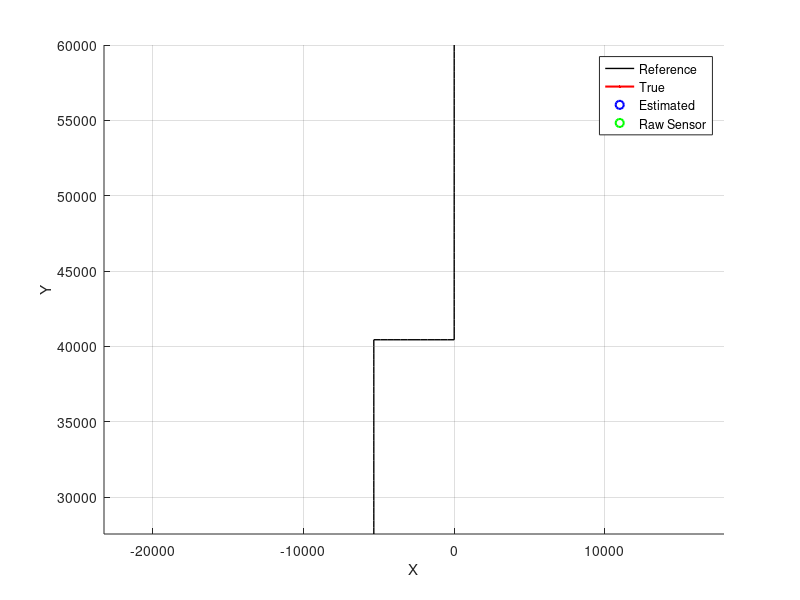

Write MATLAB code to recreate this figure. (Note: this script raises an error after producing the figure.)
clc 
clear all

rng("default")  % put this as the very first line

% Parameters
Tk = 2;
sigma_r = 250;
sigma_rdot = 3;
sigma_theta = deg2rad(1);
sigma_w = 9.81/(sqrt(Tk));

% number of steps
n1 = 45;  % North to South straight part for 90s
%n2 = 0; %6;   % 90 deg turn in 12 sec  (3g)
n2 = 13;   % straight towards west
%n4 = 0; %6;   % 90 deg turn in 12 sec  (3g)
n3 = 30;   % continue moving straight towards the radar
N = n1 + n2 + n3;   % total number of points

% matrices
F = [1 Tk 0 0;
     0  1 0 0;
     0  0 1 Tk;
     0  0 0 1;];

G = [(Tk^2)/2  0;
       Tk      0;
       0  (Tk^2)/2;
       0       Tk;];

Qk = [sigma_w^2  0;
       0   sigma_w^2;];

% syms x_k y_k x_kDot y_kDot


% vars = [x_k, x_kDot, y_k, y_kDot];
% 
% Hx = jacobian(hx, vars);
% 
% % Convert both to fast numerical functions ONCE
% H_func  = matlabFunction(Hx, 'Vars', {x_k, x_kDot, y_k, y_kDot});
% hx_func = matlabFunction(hx,     'Vars', {x_k, x_kDot, y_k, y_kDot});


xn = zeros(4,N);
zn = zeros(3,N);
xn(:,1) = [0;   0;   60000;    -800*(5/18)];

xnn = zeros(4,N);
xnn(:,1) = 0.95*[0;   0;   60000;    -800*(5/18)];


Pxxnn = zeros(4,4,N);
Pxxnn(:,:,1) = diag([sigma_r^2, (sigma_r/Tk)^2, sigma_r^2, (sigma_r/Tk)^2]);

% NO NOISE MODEL

% only model no noise
xnM = zeros(4,N);
xnM(:,1) = [0;   0;   60000;    -800*(5/18)];

for i = 1:N-1
    % without noise state
    xnM(:,i+1) = F*xnM(:,i);
    % no noise
    xnM(:,n1+1) = [xnM(1,n1);   -800*(5/18);   xnM(3,n1);    0];
    xnM(:,n1+n2+1) = [xnM(1,n1+n2);   0;   xnM(3,n1+n2);    -800*(5/18)];
end

% PLOT SETUP
% Figure setup
% Storage
true_traj = [];
est_traj  = [];
sensor = [];

figure;
hold on; grid on; axis equal;
xlabel('X'); ylabel('Y');

% Plot reference (static)
plot(xnM(1,:), xnM(3,:), 'k', 'LineWidth', 1);

% Create plot handles (IMPORTANT)
h_true = plot(NaN, NaN, 'r', 'LineWidth', 1.5);
h_est  = plot(NaN, NaN, 'b o', 'LineWidth', 1.5);
h_sensor = plot(NaN, NaN, 'g o', 'LineWidth', 1.5);

legend('Reference', 'True', 'Estimated', 'Raw Sensor');

prob = zeros(1,N-1);

% UKF Parameter
k = 1;
nx = 4;
rho = nx + k;
v = (0.5/rho)*ones(2*nx +1,1);
v(1) = k/rho;


for i = 1:N-1
    % error terms
    xk = xn(1,i);
    yk = xn(3,i);
    xkDot = xn(2,i);
    ykDot = xn(4,i);

    theta_k = atan2(yk,xk);
    lambda = exp(-0.5*sigma_theta^2);
    rk = sqrt(xk^2 + yk^2);
    rkDot = abs((xk*xkDot + yk*ykDot)/sqrt(xk^2 + yk^2));
    
    sigma_Xk2 = (lambda^-2 -2)*(rk*cos(theta_k))^2 + (rk^2 + sigma_r^2)*(1 + (lambda^4)*cos(2*theta_k))/2;
    sigma_Yk2 = (lambda^-2 -2)*(rk*sin(theta_k))^2 + (rk^2 + sigma_r^2)*(1 - (lambda^4)*cos(2*theta_k))/2;
    sigma_XkYk = (lambda^-2 -2)*(rk^2)*cos(theta_k)*sin(theta_k) + (rk^2 + sigma_r^2)*(lambda^4)*sin(2*theta_k)/2;
    
    Rk = [sigma_Xk2   sigma_XkYk   0;
          sigma_XkYk  sigma_Yk2    0;
              0           0    sigma_rdot^2];

    % True states
    uk = mvnrnd(zeros(2,1), Qk);
    wk = mvnrnd(zeros(3,1), Rk);
    xn(:,i+1) = F*xn(:,i); %+ G*uk';

    % sensor reading actual
    hx = [xk;
          yk;
         (xk*xkDot + yk*ykDot)/rk];
    % Condition for Blind Doppler
    if rkDot >= 100*(5/18)
        zn(:,i+1) = hx + wk';
        
        % only store valid sensor points
        sensor = [sensor, zn(1:2,i+1)];
    end
    

    %% UNSCENTED KALMAN FILTER
    % Generate sigma points for the conditional prior belief
    sigmaPts_n1n1 = GenerateSigmaPts(xnn(:,i), Pxxnn(:,:,i), nx, k);

    % Use the known nonlinear system equation 𝒇 to transform the sigma points
    xnn1i = zeros(4,2*nx+1);
    for j = 1:2*nx + 1
        xnn1i(:,j) = F*sigmaPts_n1n1(:,j);
    end

    % Combine the vectors to obtain the a priori state estimate at time 𝑛
    xnn1 = zeros(4,1);
    for j = 1:2*nx + 1
        xnn1 = xnn1 + v(j)*xnn1i(:,j);
    end

    % Estimating the a priori error covariance
    Pxxnn1 = zeros(4,4);
    for j = 1:2*nx + 1
        Pxxnn1 = Pxxnn1 + v(j)*(xnn1i(:,j) - xnn1)*(xnn1i(:,j) - xnn1)';
    end

    Pxxnn1 = Pxxnn1 + G*Qk*G';

    % Generate sigma points for the conditional predicted prior belief
    sigmaPts_nn1 = GenerateSigmaPts(xnn1, Pxxnn1, nx, k);

    % Apply Nonlinear measurement equation 𝒉 to transform the sigma points

    znn1i = zeros(3,2*nx+1);
    for j = 1:2*nx + 1
        x_k = sigmaPts_nn1(1,j);
        x_kDot = sigmaPts_nn1(2,j);
        y_k = sigmaPts_nn1(3,j);
        y_kDot = sigmaPts_nn1(4,j);

        r_k = sqrt(x_k^2 + y_k^2);

        hx2 = [x_k;
              y_k;
             (x_k*x_kDot + y_k*y_kDot)/r_k];

        znn1i(:,j) = hx2;
    end

    % Combine the znn1i vectors to obtain the a priori state estimate at time 𝑛
    znn1 = zeros(3,1);
    for j = 1:2*nx + 1
        znn1 = znn1 + v(j)*znn1i(:,j);
    end

    % Estimate the a priori measurement error covariance as
    Pzznn1 = zeros(3,3);
    for j = 1:2*nx + 1
        Pzznn1 = Pzznn1 + v(j)*(znn1i(:,j) - znn1)*(znn1i(:,j) - znn1)';
    end
    Pzznn1 = Pzznn1 + Rk;

    Pxznn1 = zeros(4,3);
    for j = 1:2*nx + 1
        Pxznn1 = Pxznn1 + v(j)*(xnn1i(:,j) - xnn1)*(znn1i(:,j) - znn1)';
    end

    % Condition for Blind Doppler
    if rkDot >= 100*(5/18)
        Pd = 1;
    else
        Pd = 0;
    end
    prob(i) = Pd;

    % Kalman filter correction/update
    Kn = Pd*Pxznn1/Pzznn1;
    xnn(:,i+1) = xnn1 + Kn*(zn(:,i+1) - znn1);
    Pxxnn(:,:,i+1) = Pxxnn1 - Kn*Pzznn1*Kn';



    % update for turns
    xn(:,n1+1) = [xn(1,n1);   -800*(5/18);   xn(3,n1);    0];
    xn(:,n1+n2+1) = [xn(1,n1+n2);   0;   xn(3,n1+n2);    -800*(5/18)];


    % UPDATE PLOT
    % Store trajectories
    x_true = [xn(1,i); xn(3,i)];
    x_est  = [xnn(1,i); xnn(3,i)];
    
    true_traj = [true_traj, x_true];
    est_traj  = [est_traj,  x_est];
    %sensor    = [sensor, zn(1:2,i+1)];

    % Update plots
    set(h_true, 'XData', true_traj(1,:), 'YData', true_traj(2,:));
    set(h_est,  'XData', est_traj(1,:),  'YData', est_traj(2,:));
    set(h_sensor,  'XData', sensor(1,:),  'YData', sensor(2,:));

    drawnow;
    
    % disp(cond(Pzznn1))  % condition number of innovation covariance
    % disp(norm(H))   % norm of Jacobian
end


figure;

subplot(2,2,1)
plot(xnn(1,:), '-o', Color='b')
hold on
plot(xn(1,:), Color='r')
plot(zn(1,:), Color='g')
title("x_{k}")
legend(["Estimated", "Actual", "Raw Sensor"])

subplot(2,2,2)
plot(xnn(3,:), '-o', Color='b')
hold on
plot(xn(3,:), Color='r')
plot(zn(2,:), Color='g')
title("y_{k}")
legend(["Estimated", "Actual", "Raw Sensor"])

subplot(2,2,3)
plot(xnn(2,:), '-o', Color='b')
hold on
plot(xn(2,:), Color='r')
title("xDot_{k}")
legend(["Estimated", "Actual"])

subplot(2,2,4)
plot(xnn(4,:), '-o', Color='b')
hold on
plot(xn(4,:), Color='r')
title("yDot_{k}")
legend(["Estimated", "Actual"])

% figure;
% plot(prob,'-k')


% figure;
% subplot(2,2,1)
% plot(xnM(1,:), '-o', Color='b')
% title("x_{k}")
% 
% 
% subplot(2,2,2)
% plot(xnM(3,:), '-o', Color='b')
% title("y_{k}")
% 
% subplot(2,2,3)
% plot(xnM(2,:), '-o', Color='b')
% title("xDot_{k}")
% 
% subplot(2,2,4)
% plot(xnM(4,:), '-o', Color='b')
% title("yDot_{k}")


function [sigmaPts] = GenerateSigmaPts(mean, P, nx, k)
    sigmaPts = zeros(nx,2*nx+1);
    sigmaPts(:,1) = mean;
    rho = nx + k;
    sqrtRhoP = sqrtm(rho*P);

    for i = 1:nx
        sigmaPts(:,i+1) = mean + sqrtRhoP(:,i);
    end

    for i = 1:nx
        sigmaPts(:,i+nx+1) = mean - sqrtRhoP(:,i);
    end
    
end
